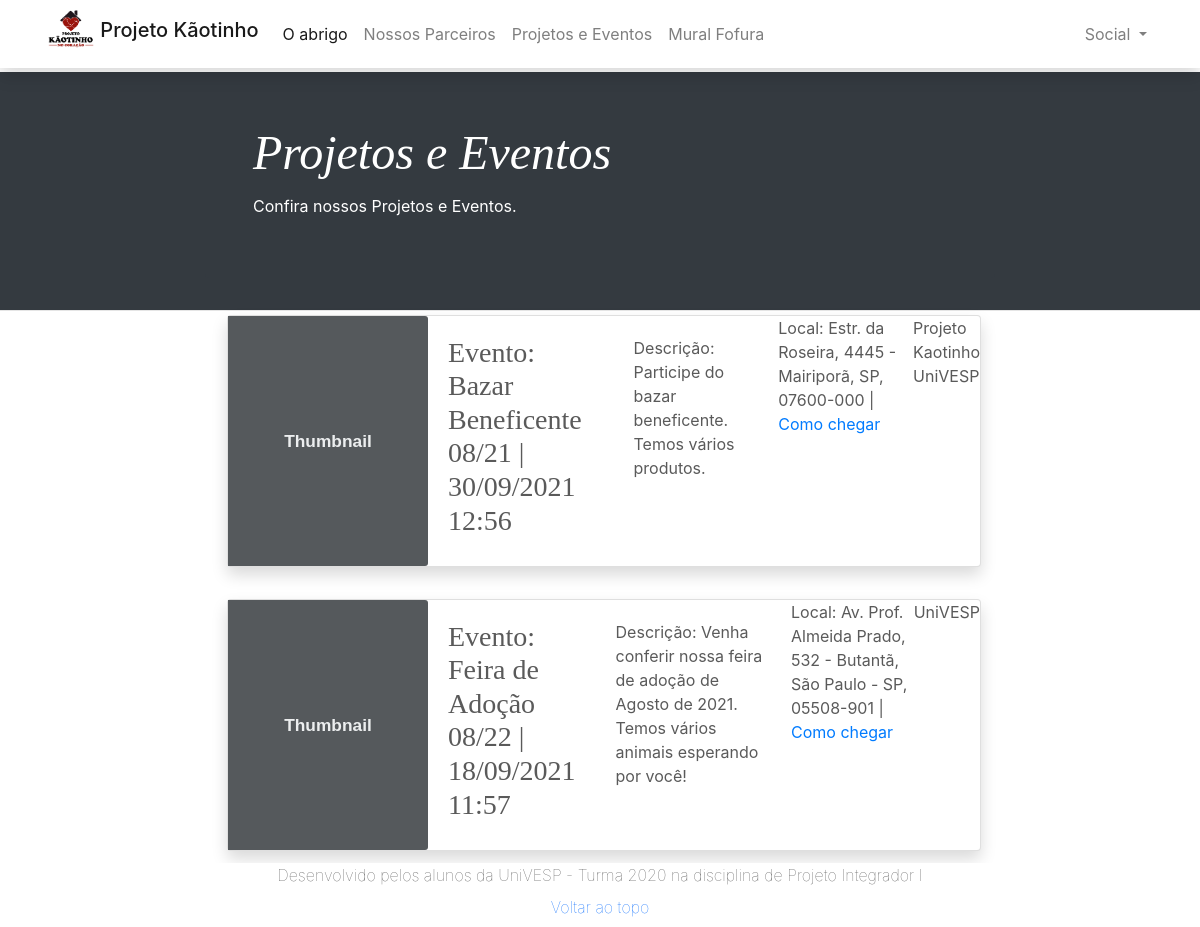
The app's page /abrigo/eventos with its own data.
### eventos/models.py (models this page shows, shortened)
class Evento(models.Model):
    nome_evento = models.CharField(blank=False,null=False,unique=True,max_length=100,verbose_name='Nome do Evento',help_text='Insira o nome do evento.')
    descricao_evento = models.TextField(blank=False,null=False,unique=True,verbose_name='Descrição do Evento',help_text='Faça uma breve descrição sobre o evento.')
    local_evento = models.CharField(max_length=150,verbose_name='Local do Evento',help_text='Exemplo: Rua, número, Bairro, CEP, Município, UF')
    data_evento = models.DateTimeField(verbose_name='Data do Evento',help_text='Data de realização do evento.')
    parceiros = models.ManyToManyField(Parceiros,verbose_name='Parceiros',help_text='Insira os parceiros do evento.')
    class Meta:
        db_table = 'evento' #nome definido da tabela no DB
        ordering = ['-data_evento','nome_evento']
    def get_data_evento(self): #função para retornar a data formatada
        return self.data_evento.strftime('%d/%m/%Y %H:%M')
    def get_parceiros(self):
        busca_parceiros = list(self.parceiros.all())
        if busca_parceiros!=0:
            lista_parceiros = []
            arruma_lista = Parceiros()
            for arruma_lista in busca_parceiros:
                arruma_lista = arruma_lista.nome_parceiro
                lista_parceiros.append(arruma_lista)
            return lista_parceiros
        else:
            return False

### parceiros/models.py (models this page shows, shortened)
class Parceiros(models.Model):
    nome_parceiro = models.CharField(max_length=100,null=False,blank=False,unique=True,verbose_name='Parceiro',help_text='Escreve o nome do Parceiro.')
    descricao_parceiro = models.TextField(null=False,blank=False,unique=True,verbose_name='Resumo sobre o Parceiros',help_text='Descreva um resumo sobre o ramo do parceiro')
    site_parceiro = models.CharField(max_length=250,null=False,blank=False,unique=True,verbose_name='Site',help_text='Insira o site do parceiro')
    class Meta:
        db_table = 'parceiro'
        ordering = ['nome_parceiro']

### eventos/views.py (the view)
# urls.py: path('', views.carrega_eventos, name='eventos'),
def carrega_eventos(request):
    evento = Evento.objects.all()
    response = {'eventos':evento}
    return render(request, 'eventos/eventos.html',response)

### eventos/templates/eventos/eventos.html (shortened to what this page needs)
{% extends 'templates/../model-page.html' %}
{% block content %}
<header class="blog-header bg-dark justify-content-center align-items-center m-0 p-0">
    <div class="row flex-nowrap justify-content-center align-items-center">
        <div class="col-md-8 pt-1">
            <div class="jumbotron p-3 p-md-5 text-white rounded bg-dark">
                <h2 class="display-4 font-italic">Projetos e Eventos</h2>
                <p class="my-3">Confira nossos Projetos e Eventos.</p>
            </div>
        </div>
    </div>
</header>
{% for evento in eventos %}
    <div class="row justify-content-center m-1">
        <div class="col-md-8">
            <div class="card flex-lg-row mb-4 shadow h-lg-250">
                <img class="card-img-right flex-auto d-none d-lg-block" data-src="holder.js/200x250?theme=thumb" alt="Thumbnail [200x250]" style="width: 200px; height: 250px;" data-holder-rendered="true">
                <div class="card-body d-flex">
                    <h3 class="mb-0 w-100">
                        Evento: {{ evento.nome_evento }} | {{ evento.get_data_evento }}
                    </h3>
                </div>
                <div class="card-body d-flex justify-content-between">
                    <p class="card-text mb-auto w-100">Descrição: {{ evento.descricao_evento }}</p>
                </div>
                <div>
                    Local: {{ evento.local_evento }} | <a href="https://www.google.com.br/maps/place/{{ evento.local_evento }}" target="_blank">Como chegar</a>
                </div>
                <div>
                    {% if evento.get_parceiros %}
                        {% for parceiro in evento.get_parceiros %}
                            {{ parceiro }}
                        {% endfor %}
                    {% endif %}
                </div>
            </div>
        </div>
    </div>
    {% endfor %}
{% endblock %}

### records on screen
Evento: nome_evento "Bazar Beneficente 08/21", get_data_evento "30/09/2021 12:56", descricao_evento "Participe do bazar beneficente. Temos vários produtos.", local_evento "Estr. da Roseira, 4445 - Mairiporã, SP, 07600-000"
Parceiros: get_parceiros "Projeto Kaotinho"
Parceiros: get_parceiros "UniVESP" "UniVESP"
Evento: nome_evento "Feira de Adoção 08/22", get_data_evento "18/09/2021 11:57", descricao_evento "Venha conferir nossa feira de adoção de Agosto de 2021. Temos vários animais esperando por você!", local_evento "Av. Prof. Almeida Prado, 532 - Butantã, São Paulo - SP, 05508-901"
